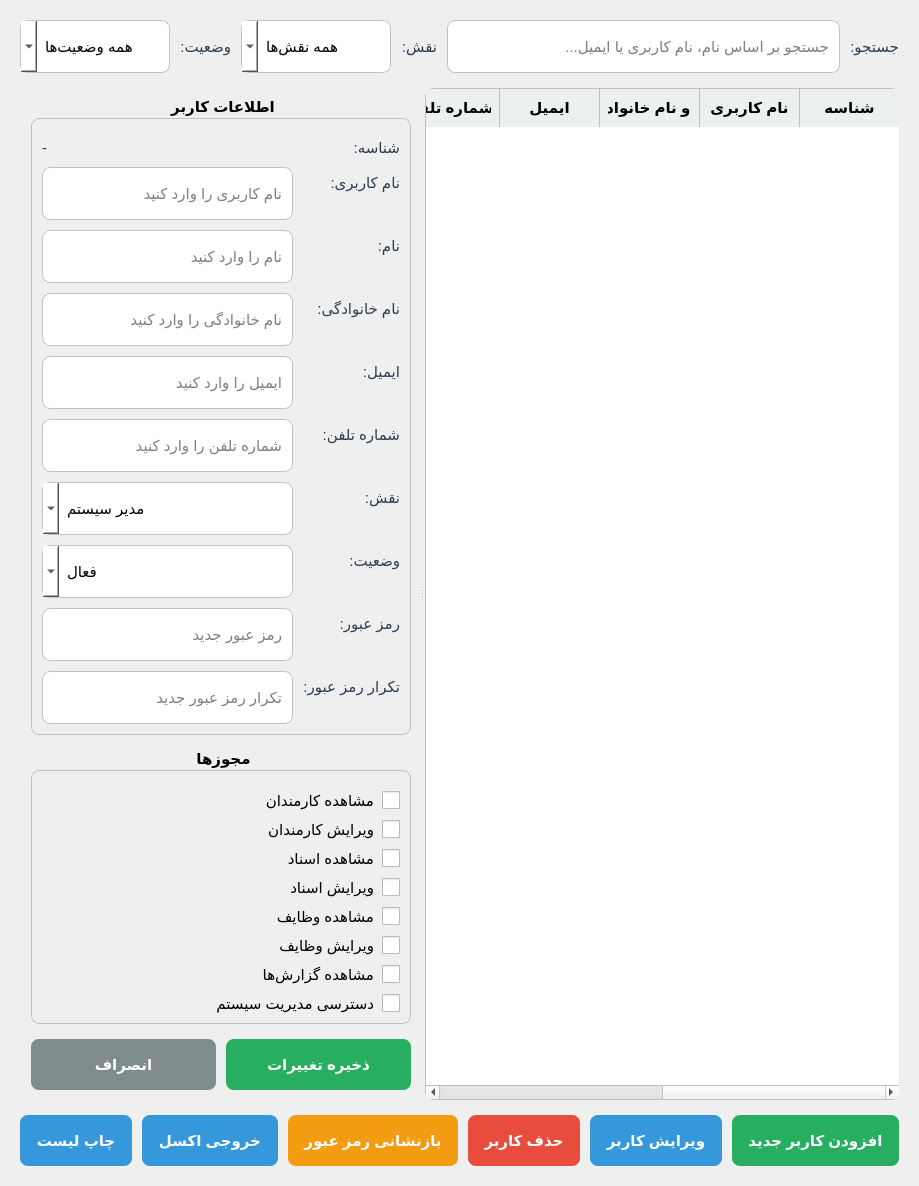
<?xml version="1.0" encoding="UTF-8"?>
<ui version="4.0">
 <class>UserManagement</class>
 <widget class="QWidget" name="UserManagement">
  <property name="geometry">
   <rect>
    <x>0</x>
    <y>0</y>
    <width>900</width>
    <height>650</height>
   </rect>
  </property>
  <property name="windowTitle">
   <string>مدیریت کاربران</string>
  </property>
  <property name="layoutDirection">
   <enum>Qt::RightToLeft</enum>
  </property>
  <property name="styleSheet">
   <string notr="true">QWidget {
  font-family: 'Tahoma', 'Arial';
  font-size: 11pt;
}
QPushButton {
  border-radius: 8px;
  padding: 8px 16px;
  font-weight: bold;
  min-height: 35px;
}
QPushButton#addUserButton {
  background-color: #27ae60;
  color: white;
}
QPushButton#addUserButton:hover {
  background-color: #2ecc71;
}
QPushButton#editUserButton {
  background-color: #3498db;
  color: white;
}
QPushButton#editUserButton:hover {
  background-color: #2980b9;
}
QPushButton#deleteUserButton {
  background-color: #e74c3c;
  color: white;
}
QPushButton#deleteUserButton:hover {
  background-color: #c0392b;
}
QPushButton#resetPasswordButton {
  background-color: #f39c12;
  color: white;
}
QPushButton#resetPasswordButton:hover {
  background-color: #d35400;
}
QLineEdit, QComboBox {
  padding: 8px;
  border: 1px solid #bdc3c7;
  border-radius: 8px;
  background-color: white;
  min-height: 35px;
}
QTableWidget {
  border: 1px solid #bdc3c7;
  border-radius: 8px;
  background-color: white;
  gridline-color: #ecf0f1;
}
QTableWidget::item {
  padding: 8px;
}
QTableWidget::item:selected {
  background-color: #3498db;
  color: white;
}
QHeaderView::section {
  background-color: #ecf0f1;
  padding: 8px;
  font-weight: bold;
  border: none;
  border-right: 1px solid #bdc3c7;
}
QGroupBox {
  border: 1px solid #bdc3c7;
  border-radius: 8px;
  margin-top: 20px;
  font-weight: bold;
}
QGroupBox::title {
  subcontrol-origin: margin;
  subcontrol-position: top center;
  padding: 0 15px;
}
QLabel {
  font-size: 11pt;
  color: #2c3e50;
}
QCheckBox {
  spacing: 8px;
}
QCheckBox::indicator {
  width: 18px;
  height: 18px;
}</string>
  </property>
  <layout class="QVBoxLayout" name="verticalLayout">
   <property name="spacing">
    <number>15</number>
   </property>
   <property name="leftMargin">
    <number>20</number>
   </property>
   <property name="topMargin">
    <number>20</number>
   </property>
   <property name="rightMargin">
    <number>20</number>
   </property>
   <property name="bottomMargin">
    <number>20</number>
   </property>
   <item>
    <layout class="QHBoxLayout" name="topLayout">
     <property name="spacing">
      <number>10</number>
     </property>
     <item>
      <widget class="QLabel" name="searchLabel">
       <property name="text">
        <string>جستجو:</string>
       </property>
      </widget>
     </item>
     <item>
      <widget class="QLineEdit" name="searchLineEdit">
       <property name="placeholderText">
        <string>جستجو بر اساس نام، نام کاربری یا ایمیل...</string>
       </property>
       <property name="clearButtonEnabled">
        <bool>true</bool>
       </property>
      </widget>
     </item>
     <item>
      <widget class="QLabel" name="roleFilterLabel">
       <property name="text">
        <string>نقش:</string>
       </property>
      </widget>
     </item>
     <item>
      <widget class="QComboBox" name="roleFilterComboBox">
       <property name="minimumSize">
        <size>
         <width>150</width>
         <height>0</height>
        </size>
       </property>
       <property name="maximumSize">
        <size>
         <width>200</width>
         <height>16777215</height>
        </size>
       </property>
       <item>
        <property name="text">
         <string>همه نقش‌ها</string>
        </property>
       </item>
       <item>
        <property name="text">
         <string>مدیر سیستم</string>
        </property>
       </item>
       <item>
        <property name="text">
         <string>مدیر</string>
        </property>
       </item>
       <item>
        <property name="text">
         <string>کارمند</string>
        </property>
       </item>
       <item>
        <property name="text">
         <string>کاربر</string>
        </property>
       </item>
      </widget>
     </item>
     <item>
      <widget class="QLabel" name="statusFilterLabel">
       <property name="text">
        <string>وضعیت:</string>
       </property>
      </widget>
     </item>
     <item>
      <widget class="QComboBox" name="statusFilterComboBox">
       <property name="minimumSize">
        <size>
         <width>150</width>
         <height>0</height>
        </size>
       </property>
       <property name="maximumSize">
        <size>
         <width>200</width>
         <height>16777215</height>
        </size>
       </property>
       <item>
        <property name="text">
         <string>همه وضعیت‌ها</string>
        </property>
       </item>
       <item>
        <property name="text">
         <string>فعال</string>
        </property>
       </item>
       <item>
        <property name="text">
         <string>غیرفعال</string>
        </property>
       </item>
       <item>
        <property name="text">
         <string>مسدود شده</string>
        </property>
       </item>
      </widget>
     </item>
    </layout>
   </item>
   <item>
    <widget class="QSplitter" name="splitter">
     <property name="orientation">
      <enum>Qt::Horizontal</enum>
     </property>
     <widget class="QTableWidget" name="usersTableWidget">
      <property name="editTriggers">
       <set>QAbstractItemView::NoEditTriggers</set>
      </property>
      <property name="selectionMode">
       <enum>QAbstractItemView::SingleSelection</enum>
      </property>
      <property name="selectionBehavior">
       <enum>QAbstractItemView::SelectRows</enum>
      </property>
      <property name="sortingEnabled">
       <bool>true</bool>
      </property>
      <attribute name="horizontalHeaderStretchLastSection">
       <bool>true</bool>
      </attribute>
      <column>
       <property name="text">
        <string>شناسه</string>
       </property>
      </column>
      <column>
       <property name="text">
        <string>نام کاربری</string>
       </property>
      </column>
      <column>
       <property name="text">
        <string>نام و نام خانوادگی</string>
       </property>
      </column>
      <column>
       <property name="text">
        <string>ایمیل</string>
       </property>
      </column>
      <column>
       <property name="text">
        <string>شماره تلفن</string>
       </property>
      </column>
      <column>
       <property name="text">
        <string>نقش</string>
       </property>
      </column>
      <column>
       <property name="text">
        <string>وضعیت</string>
       </property>
      </column>
      <column>
       <property name="text">
        <string>آخرین ورود</string>
       </property>
      </column>
     </widget>
     <widget class="QWidget" name="userDetailsWidget" native="true">
      <property name="minimumSize">
       <size>
        <width>350</width>
        <height>0</height>
       </size>
      </property>
      <property name="maximumSize">
       <size>
        <width>400</width>
        <height>16777215</height>
       </size>
      </property>
      <layout class="QVBoxLayout" name="verticalLayout_2">
       <property name="spacing">
        <number>15</number>
       </property>
       <property name="leftMargin">
        <number>10</number>
       </property>
       <property name="topMargin">
        <number>10</number>
       </property>
       <property name="rightMargin">
        <number>10</number>
       </property>
       <property name="bottomMargin">
        <number>10</number>
       </property>
       <item>
        <widget class="QGroupBox" name="userInfoGroupBox">
         <property name="title">
          <string>اطلاعات کاربر</string>
         </property>
         <layout class="QFormLayout" name="formLayout">
          <property name="horizontalSpacing">
           <number>10</number>
          </property>
          <property name="verticalSpacing">
           <number>10</number>
          </property>
          <property name="leftMargin">
           <number>10</number>
          </property>
          <property name="topMargin">
           <number>20</number>
          </property>
          <property name="rightMargin">
           <number>10</number>
          </property>
          <property name="bottomMargin">
           <number>10</number>
          </property>
          <item row="0" column="0">
           <widget class="QLabel" name="idLabel">
            <property name="text">
             <string>شناسه:</string>
            </property>
           </widget>
          </item>
          <item row="0" column="1">
           <widget class="QLabel" name="idValueLabel">
            <property name="text">
             <string>-</string>
            </property>
           </widget>
          </item>
          <item row="1" column="0">
           <widget class="QLabel" name="usernameLabel">
            <property name="text">
             <string>نام کاربری:</string>
            </property>
           </widget>
          </item>
          <item row="1" column="1">
           <widget class="QLineEdit" name="usernameLineEdit">
            <property name="placeholderText">
             <string>نام کاربری را وارد کنید</string>
            </property>
           </widget>
          </item>
          <item row="2" column="0">
           <widget class="QLabel" name="firstNameLabel">
            <property name="text">
             <string>نام:</string>
            </property>
           </widget>
          </item>
          <item row="2" column="1">
           <widget class="QLineEdit" name="firstNameLineEdit">
            <property name="placeholderText">
             <string>نام را وارد کنید</string>
            </property>
           </widget>
          </item>
          <item row="3" column="0">
           <widget class="QLabel" name="lastNameLabel">
            <property name="text">
             <string>نام خانوادگی:</string>
            </property>
           </widget>
          </item>
          <item row="3" column="1">
           <widget class="QLineEdit" name="lastNameLineEdit">
            <property name="placeholderText">
             <string>نام خانوادگی را وارد کنید</string>
            </property>
           </widget>
          </item>
          <item row="4" column="0">
           <widget class="QLabel" name="emailLabel">
            <property name="text">
             <string>ایمیل:</string>
            </property>
           </widget>
          </item>
          <item row="4" column="1">
           <widget class="QLineEdit" name="emailLineEdit">
            <property name="placeholderText">
             <string>ایمیل را وارد کنید</string>
            </property>
           </widget>
          </item>
          <item row="5" column="0">
           <widget class="QLabel" name="phoneLabel">
            <property name="text">
             <string>شماره تلفن:</string>
            </property>
           </widget>
          </item>
          <item row="5" column="1">
           <widget class="QLineEdit" name="phoneLineEdit">
            <property name="placeholderText">
             <string>شماره تلفن را وارد کنید</string>
            </property>
           </widget>
          </item>
          <item row="6" column="0">
           <widget class="QLabel" name="roleLabel">
            <property name="text">
             <string>نقش:</string>
            </property>
           </widget>
          </item>
          <item row="6" column="1">
           <widget class="QComboBox" name="roleComboBox">
            <item>
             <property name="text">
              <string>مدیر سیستم</string>
             </property>
            </item>
            <item>
             <property name="text">
              <string>مدیر</string>
             </property>
            </item>
            <item>
             <property name="text">
              <string>کارمند</string>
             </property>
            </item>
            <item>
             <property name="text">
              <string>کاربر</string>
             </property>
            </item>
           </widget>
          </item>
          <item row="7" column="0">
           <widget class="QLabel" name="statusLabel">
            <property name="text">
             <string>وضعیت:</string>
            </property>
           </widget>
          </item>
          <item row="7" column="1">
           <widget class="QComboBox" name="statusComboBox">
            <item>
             <property name="text">
              <string>فعال</string>
             </property>
            </item>
            <item>
             <property name="text">
              <string>غیرفعال</string>
             </property>
            </item>
            <item>
             <property name="text">
              <string>مسدود شده</string>
             </property>
            </item>
           </widget>
          </item>
          <item row="8" column="0">
           <widget class="QLabel" name="passwordLabel">
            <property name="text">
             <string>رمز عبور:</string>
            </property>
           </widget>
          </item>
          <item row="8" column="1">
           <widget class="QLineEdit" name="passwordLineEdit">
            <property name="echoMode">
             <enum>QLineEdit::Password</enum>
            </property>
            <property name="placeholderText">
             <string>رمز عبور جدید</string>
            </property>
           </widget>
          </item>
          <item row="9" column="0">
           <widget class="QLabel" name="confirmPasswordLabel">
            <property name="text">
             <string>تکرار رمز عبور:</string>
            </property>
           </widget>
          </item>
          <item row="9" column="1">
           <widget class="QLineEdit" name="confirmPasswordLineEdit">
            <property name="echoMode">
             <enum>QLineEdit::Password</enum>
            </property>
            <property name="placeholderText">
             <string>تکرار رمز عبور جدید</string>
            </property>
           </widget>
          </item>
         </layout>
        </widget>
       </item>
       <item>
        <widget class="QGroupBox" name="permissionsGroupBox">
         <property name="title">
          <string>مجوزها</string>
         </property>
         <layout class="QVBoxLayout" name="permissionsLayout">
          <property name="spacing">
           <number>10</number>
          </property>
          <property name="leftMargin">
           <number>10</number>
          </property>
          <property name="topMargin">
           <number>20</number>
          </property>
          <property name="rightMargin">
           <number>10</number>
          </property>
          <property name="bottomMargin">
           <number>10</number>
          </property>
          <item>
           <widget class="QCheckBox" name="viewEmployeesCheckBox">
            <property name="text">
             <string>مشاهده کارمندان</string>
            </property>
           </widget>
          </item>
          <item>
           <widget class="QCheckBox" name="editEmployeesCheckBox">
            <property name="text">
             <string>ویرایش کارمندان</string>
            </property>
           </widget>
          </item>
          <item>
           <widget class="QCheckBox" name="viewDocumentsCheckBox">
            <property name="text">
             <string>مشاهده اسناد</string>
            </property>
           </widget>
          </item>
          <item>
           <widget class="QCheckBox" name="editDocumentsCheckBox">
            <property name="text">
             <string>ویرایش اسناد</string>
            </property>
           </widget>
          </item>
          <item>
           <widget class="QCheckBox" name="viewTasksCheckBox">
            <property name="text">
             <string>مشاهده وظایف</string>
            </property>
           </widget>
          </item>
          <item>
           <widget class="QCheckBox" name="editTasksCheckBox">
            <property name="text">
             <string>ویرایش وظایف</string>
            </property>
           </widget>
          </item>
          <item>
           <widget class="QCheckBox" name="viewReportsCheckBox">
            <property name="text">
             <string>مشاهده گزارش‌ها</string>
            </property>
           </widget>
          </item>
          <item>
           <widget class="QCheckBox" name="adminAccessCheckBox">
            <property name="text">
             <string>دسترسی مدیریت سیستم</string>
            </property>
           </widget>
          </item>
         </layout>
        </widget>
       </item>
       <item>
        <layout class="QHBoxLayout" name="buttonsLayout">
         <property name="spacing">
          <number>10</number>
         </property>
         <item>
          <widget class="QPushButton" name="saveUserButton">
           <property name="styleSheet">
            <string notr="true">background-color: #27ae60;
color: white;</string>
           </property>
           <property name="text">
            <string>ذخیره تغییرات</string>
           </property>
          </widget>
         </item>
         <item>
          <widget class="QPushButton" name="cancelButton">
           <property name="styleSheet">
            <string notr="true">background-color: #7f8c8d;
color: white;</string>
           </property>
           <property name="text">
            <string>انصراف</string>
           </property>
          </widget>
         </item>
        </layout>
       </item>
      </layout>
     </widget>
    </widget>
   </item>
   <item>
    <layout class="QHBoxLayout" name="actionButtonsLayout">
     <property name="spacing">
      <number>10</number>
     </property>
     <item>
      <widget class="QPushButton" name="addUserButton">
       <property name="text">
        <string>افزودن کاربر جدید</string>
       </property>
       <property name="icon">
        <iconset>
         <normaloff>icons/add_user.png</normaloff>icons/add_user.png</iconset>
       </property>
      </widget>
     </item>
     <item>
      <widget class="QPushButton" name="editUserButton">
       <property name="text">
        <string>ویرایش کاربر</string>
       </property>
       <property name="icon">
        <iconset>
         <normaloff>icons/edit_user.png</normaloff>icons/edit_user.png</iconset>
       </property>
      </widget>
     </item>
     <item>
      <widget class="QPushButton" name="deleteUserButton">
       <property name="text">
        <string>حذف کاربر</string>
       </property>
       <property name="icon">
        <iconset>
         <normaloff>icons/delete_user.png</normaloff>icons/delete_user.png</iconset>
       </property>
      </widget>
     </item>
     <item>
      <widget class="QPushButton" name="resetPasswordButton">
       <property name="text">
        <string>بازنشانی رمز عبور</string>
       </property>
       <property name="icon">
        <iconset>
         <normaloff>icons/reset_password.png</normaloff>icons/reset_password.png</iconset>
       </property>
      </widget>
     </item>
     <item>
      <spacer name="horizontalSpacer">
       <property name="orientation">
        <enum>Qt::Horizontal</enum>
       </property>
       <property name="sizeHint" stdset="0">
        <size>
         <width>40</width>
         <height>20</height>
        </size>
       </property>
      </spacer>
     </item>
     <item>
      <widget class="QPushButton" name="exportButton">
       <property name="styleSheet">
        <string notr="true">background-color: #3498db;
color: white;</string>
       </property>
       <property name="text">
        <string>خروجی اکسل</string>
       </property>
       <property name="icon">
        <iconset>
         <normaloff>icons/export_excel.png</normaloff>icons/export_excel.png</iconset>
       </property>
      </widget>
     </item>
     <item>
      <widget class="QPushButton" name="printButton">
       <property name="styleSheet">
        <string notr="true">background-color: #3498db;
color: white;</string>
       </property>
       <property name="text">
        <string>چاپ لیست</string>
       </property>
       <property name="icon">
        <iconset>
         <normaloff>icons/print.png</normaloff>icons/print.png</iconset>
       </property>
      </widget>
     </item>
    </layout>
   </item>
  </layout>
 </widget>
 <resources/>
 <connections/>
</ui> 
